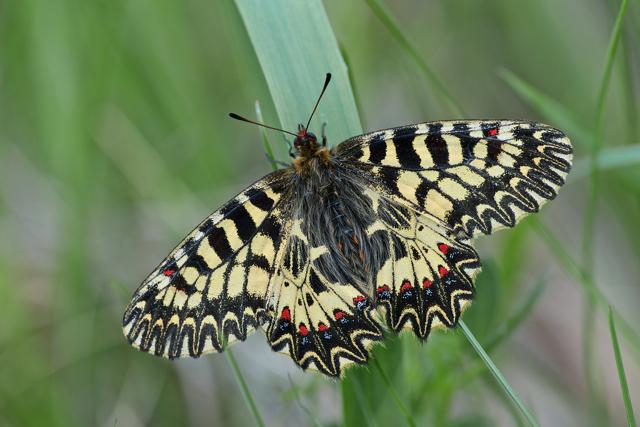
%> input picture myfinal/new features/abc.jpg, 640 x 427 px
$ octave sajal.m   (GNU Octave 9; MATLAB toolbox functions it lacks are replaced by stand-ins)
%> lines starting %> are read from the running program, lines starting %| are printed output that depends on the picture; in (x1, y1, x2, y2) boxes, pixels count from 0 and x2, y2 are one past the last pixel; in counts of white or black regions, pixels touching at a corner belong together; the program's own positions count from 1
clear
clc
close all
tic
% im = i
%mread('/home/sajal/Honours_project_1/sff_train/train_set/1.jpg');
im = imread('abc.jpg');
%> im is the input picture: size 427x640x3 uint8; mean R, G, B 105.3, 123.8, 91.1
figure,imshow(im),title('original')
im = rgb2gray(im);
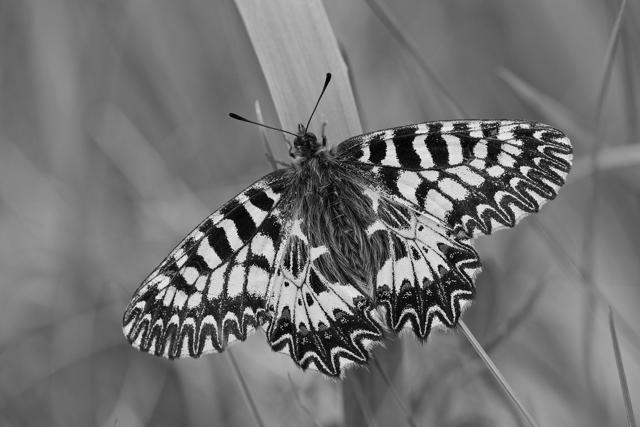
%> im: size 427x640 uint8; min 0, max 254, mean 114.6

im1 = im2bw(im);
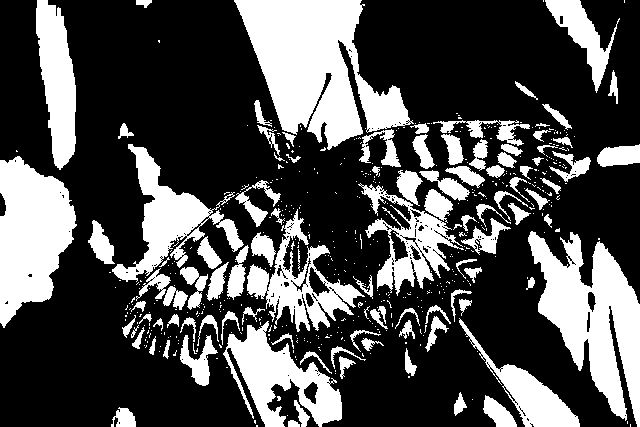
%> im1: size 427x640 logical; 30.6% white; 541 white regions (438 under 20 px), largest, box (x1, y1, x2, y2) and area: (234, 0, 414, 150) 14471, (528, 231, 640, 427) 10737, (0, 156, 77, 328) 8767

label = bwlabel(im1);
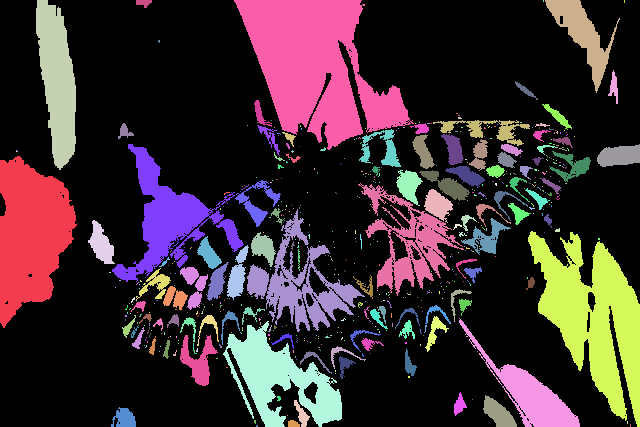
%> label: size 427x640 double; 542 distinct labels, from 0 to 541; one colour per label, 0 black
pagelabel = mode(label(:));
%> pagelabel = 0
rowlabel = mode(label,2);
%> rowlabel = 427 values from 0 to 0
r = find(rowlabel==pagelabel);
%> r = 427 values from 1 to 427
imf = im(r(1):r(end),:);
scale = size(imf,1)/1024;
%> scale = 0.417
imf = imresize(imf,[1024,size(imf,2)/scale]);
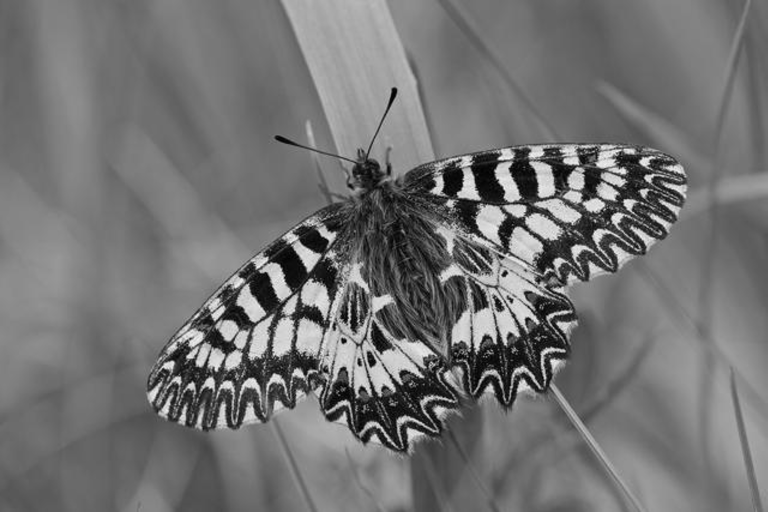
%> imf: size 1024x1535 uint8 (shown at 1/2 size); min 0, max 253, mean 114.6
% imshow(imf)
%
 im = double(im);
%> im: size 427x640 double
 %figure,imshow(im,[])
sigma = 1;
neighborsize = ceil(2.5*sigma);
THRESH = 10;

% [26 lines of commented-out code are left out]
%%%%%%%%%%%%------gra3------------%%%%%%%%%%%%%%%%%%%%%
% [10 lines of commented-out code are left out]
%%%%%%%%%%%------gra3end--------%%%%%%%%%%%%%%%%%%%%%%%
% [145 lines of commented-out code are left out]
%%%%%%%%%----sta_6_end-----------%%%%%%%%%


% [44 lines of commented-out code are left out]
imdiff = (-1).*diff(im);
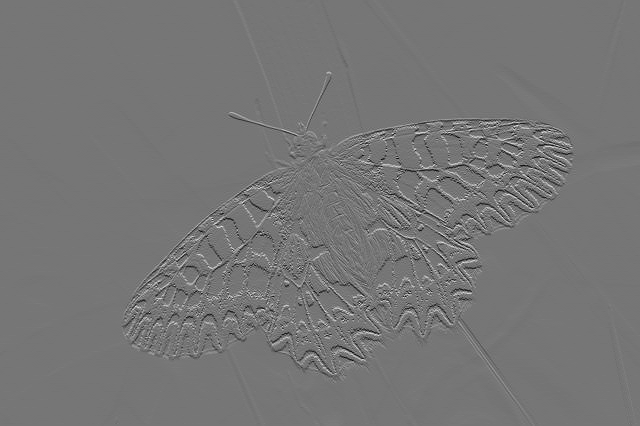
%> imdiff: size 426x640 double; min -172, max 199, mean 0; drawn with min black and max white
padar = zeros(1,size(im,2));
imdiff = [imdiff;padar];
%> imdiff: size 427x640 double
imbuff = double(im).*imdiff;
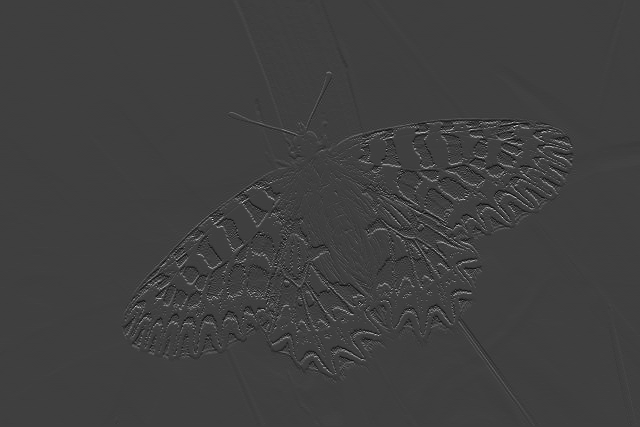
%> imbuff: size 427x640 double; min -15729, max 47561, mean 183; drawn with min black and max white
imbuff = im2col(imbuff,[neighborsize neighborsize],'sliding');
mis9score = sum(imbuff);
mis9 = mean(mis9score);
%> mis9 = 1659.5
mis9im = reshape(abs(mis9score),size(im,1)-neighborsize+1,size(im,2)-neighborsize+1);
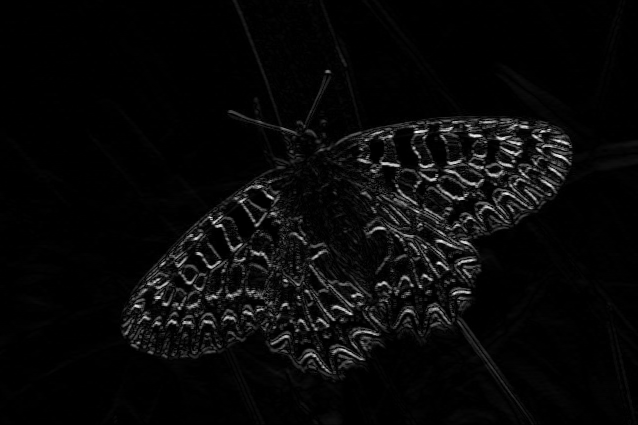
%> mis9im: size 425x638 double; min 0, max 113177, mean 4067.9; drawn with min black and max white
figure,imshow(mis9im,[]),title('mis9')
% %%%%%%%------mis_9_end-------%%%%%%%%%%%
%
% %%%%%%%%%------mis4----------%%%%%%%%%%
%
%
%
%  results = [gra1;gra2;gra3;gra4;gra6;gra7;lap1;lap2;lap3;lap4;sta3;sta4;sta6;sta8;mis2;mis8;mis5;mis9];
% % normresult = abs((results-mean(results))/std(results))
